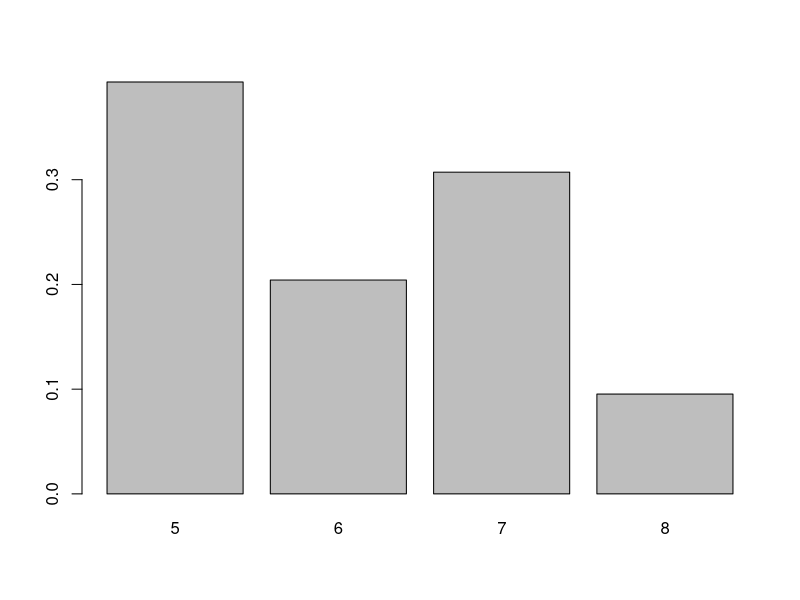
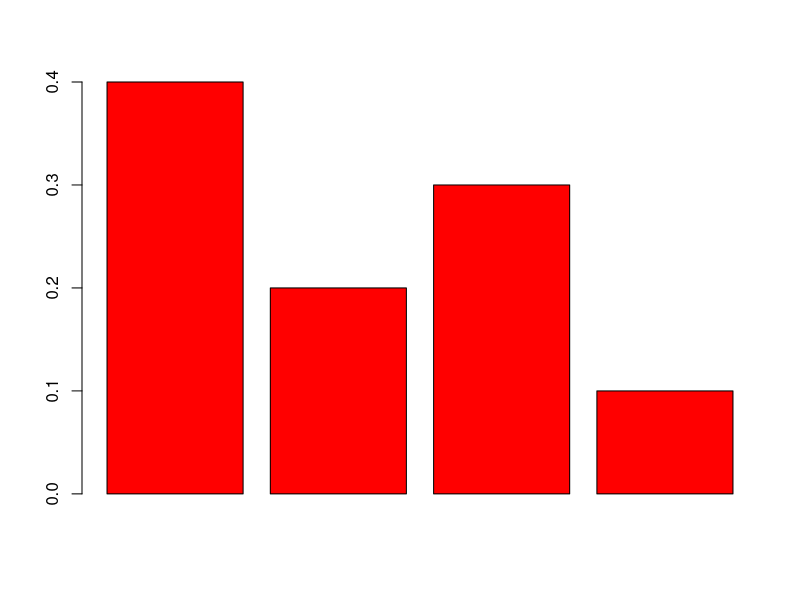
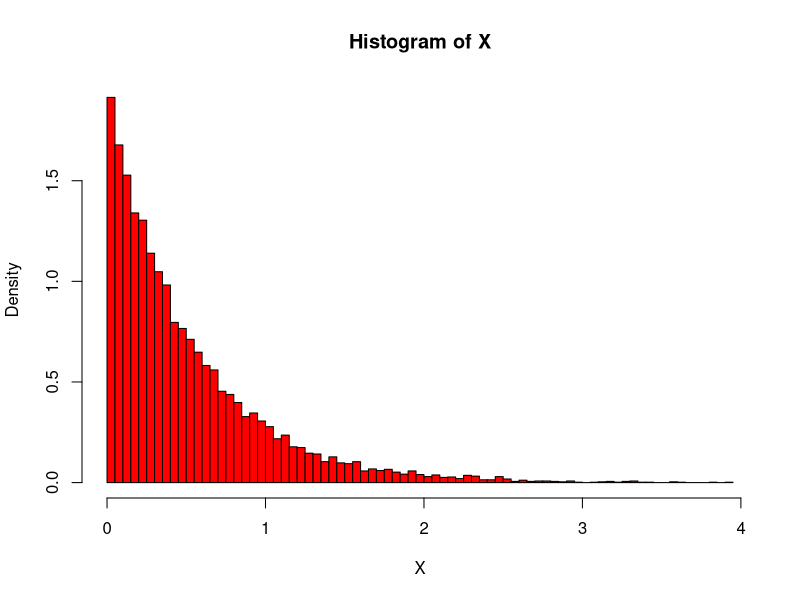
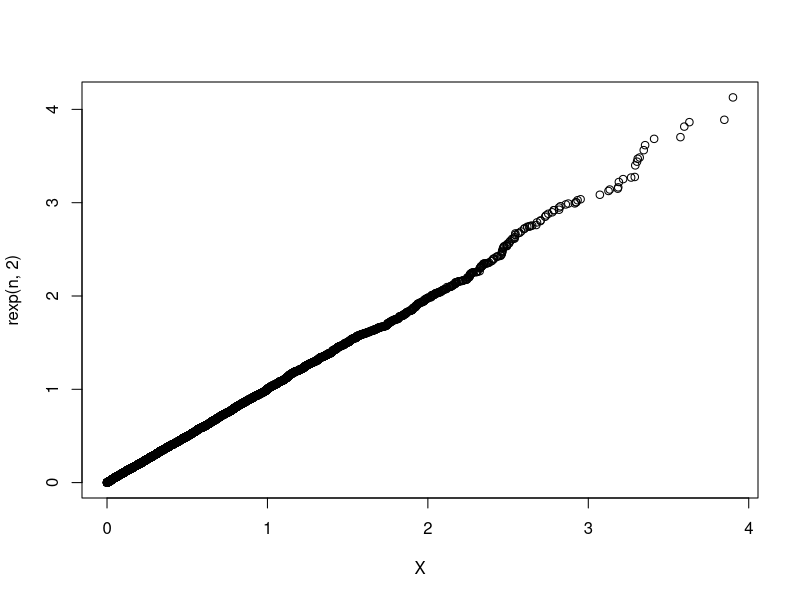
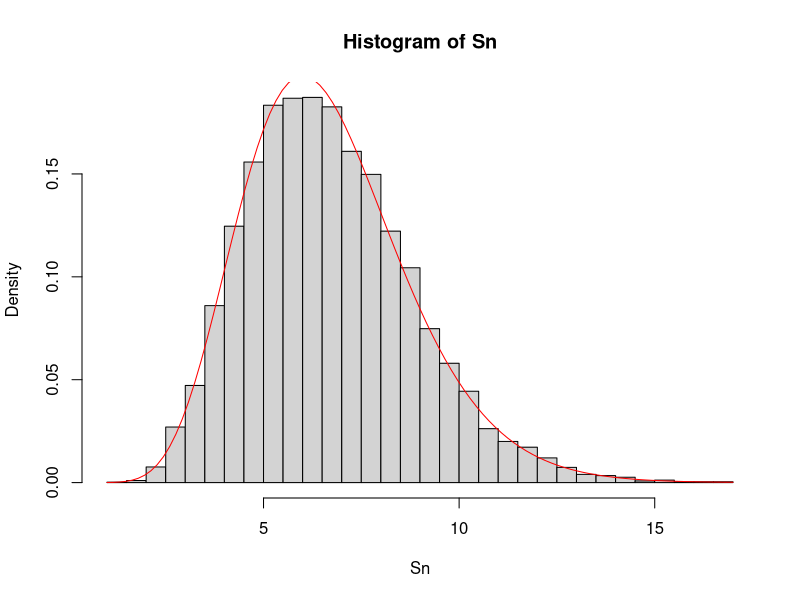
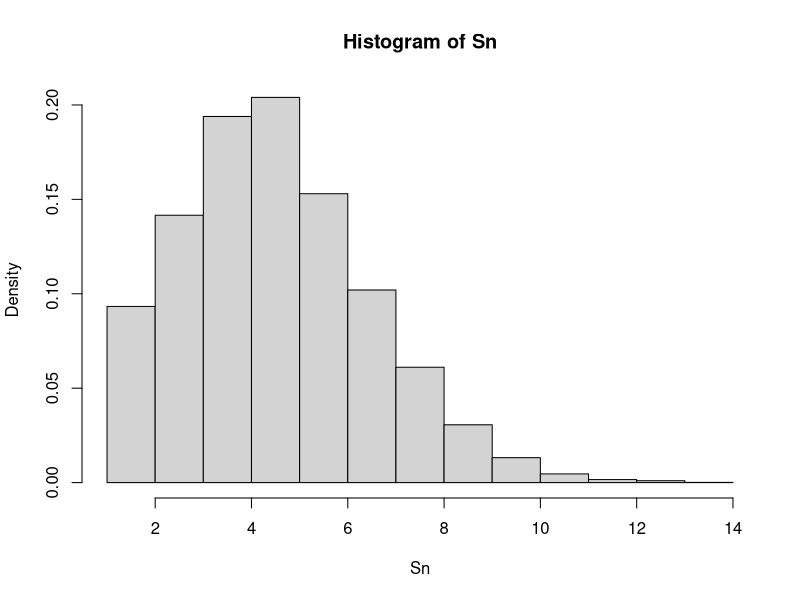
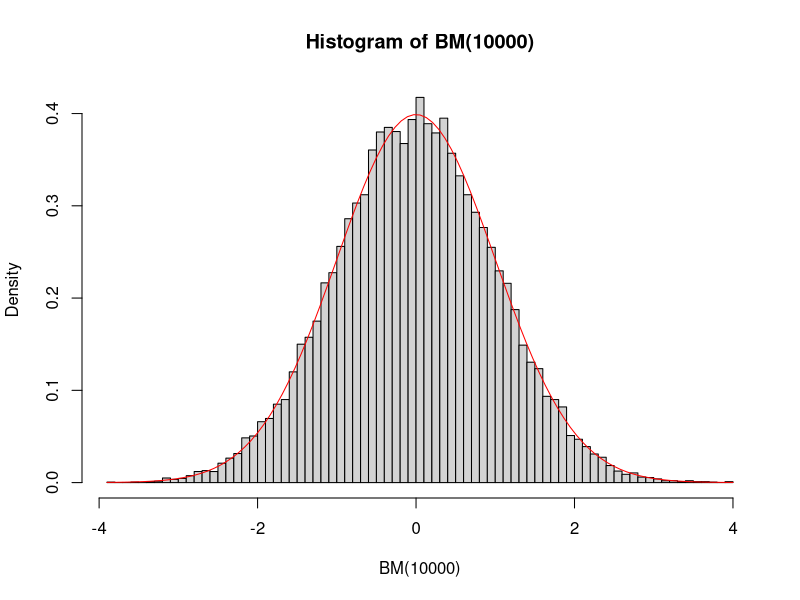
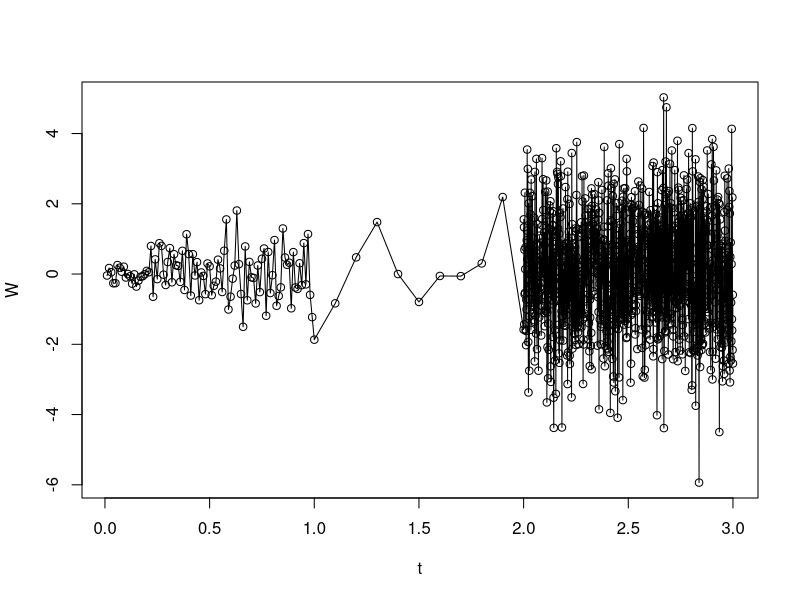

Write the R code that produced these figures, in order. (Note: a time limit stopped this script after it produced the figures.)
## ---- chunk 1
knitr::opts_chunk$set(echo = TRUE)
## ---- chunk 2
X <- runif(10000)
X <- 5*(X<=0.4) + 6*(0.4<X & X<=0.6) + 7*(0.6<X & X<=0.9) + 8*(0.9<X)
## ---- chunk 3
Y <- table(X)
V <- c(0.4,0.2,0.3,0.1)

barplot(Y/length(X))
barplot(V, col = 'red')
## ---- chunk 4
n <- 10000
Y <- runif(n)
X <- -1/2 * log(1-Y)
hist(X, breaks = 100,freq = FALSE,col='red')
qqplot(X,rexp(n,2))
## ---- chunk 5
lambda <- 1.5
n <- 10000
Sn <- numeric(n)

for (i in 1:n){
  p <- 1
  X <- -1/lambda * log(1- runif(10))
  Sn[i] <- sum(X)
}
hist(Sn, breaks = 50,freq = FALSE)
curve(dgamma(x,shape = 10,rate = lambda),add = TRUE, col = "red")
## ---- chunk 6
lambda <- 4
n <- 10000
Sn <- numeric(n)

for (i in (1:n)){
  p <- 1
  X <- -1/lambda * log(1- runif(1))
  while(X<=1){
    p <- p+1
    X <- X - 1/lambda * log(1- runif(1))
  }
  Sn[i] <- p
  p <- 1
}
hist(Sn,freq = FALSE)
## ---- chunk 7
BM <- function(n){
  U1 = runif(n)
  U2 = runif(n)
  return(c(sqrt(-2*log(U1)) * cos(2*pi*U2),sqrt(-2*log(U1)) * sin(2*pi*U2)))
}

hist(BM(10000), freq = FALSE, breaks = 100) 
curve(dnorm(x),add = TRUE, col = 'red')
## ---- chunk 8
n <- 1:1110

W0 <- 0
Brownian <- function(i) {
 return( (i >= 1 & i <= 100)*(i/100) + (i>=101 & i<=110)*(1 + (i-100)/10) + (i>=111 & i<=1110)*(2 + (i-110)/1000) ) 
}

t <- Brownian(n)
W <- W0 + sqrt(t) * rnorm(1110)
plot(t,W,type= "o")
## ---- chunk 9
n = 10000
f <- function(x){
  return(2/pi * sqrt(1-x**2) * (-1<=x & x <= 1))
}

M <- 4/pi
g <- function(x){
  return(1/2 * (-1<=x & x <= 1))
}

Y = NULL
while (length(Y) < n) {
  U <- runif(n)
  X <- runif(n,-1,1)
  fx <- f(X)
  gx <- g(X)
  Y <-append( Y , X[U <= fx/(M * gx)])
}

t <- seq(-1,1,1/n)


hist(Y, freq = FALSE)
lines(t,f(t),col="red")
## ---- chunk 10
n = 10000
f <- function(x,y){
  return(1/pi * (x**2+y**2 <= 1))
}

M <- 4/pi
g <- function(x,y){
  return(1/4 * (-1<=x & x <= 1) * (-1<=y & y <= 1))
}

x <- NULL
y <- NULL

while (length(x) < n) {
  U <- runif(1)
  X <- runif(1,-1,1)
  Y <- runif(1,-1,1)
  fx <- f(X,Y)
  gx <- g(X,Y)
  x <-append(x , X[U <= fx/(M * gx)])
  y <-append(y , Y[U <= fx/(M * gx)])
}

plot(x,y)
## ---- chunk 11

f <- function(x,b,mean,sd){
  return(
    1/(sqrt(2*pi*sd**2)*pnorm((mean - b)/sd))*exp(-1/2 * (mean - x)^2/sd**2) * (x>=b))
}

n <- 10000
mean <- 0
sd <- 2
b <- 2

M <- 1/pnorm((mean - b)/sd)
g <- function(x,mean,sd){
  return(1/sqrt(2*pi*sd**2)*exp(-1/2 * (mean - x)^2/sd**2))
}

x = numeric(0)
while (length(x) < n) {
  U <- runif(1)
  X <- rnorm(1,mean,b)
  x <- append(x, X[U <= (f(X, b, mean, sd) / (M * g(X, mean, sd)))])
}

t <- seq(b,8,0.01)

hist(x, freq = FALSE, breaks = 50)
lines(t, f(t, b, mean, sd), col=rgb(180/255, 50/255, 213/255))
## ---- chunk 12

f2 <- function(x,b,lam){
  return(-lam * exp(-lam*(x-b))*(x>=b))
}

n <- 10000
mean <- 0
sd <- 2
b <- 2
lam <- 2

M2 <- exp(lam*b)
g2 <- function(x,b,lam){
  return(rexp(lam)+b)
}

x = numeric(0)
while (length(x) < n) {
  U <- runif(1)
  X <- rnorm(1,mean,b)
  x <- append(x, X[U <= (f2(X, b, lam) / (M2 * g2(X, b, lam)))])
}

t <- seq(b,8,0.01)

hist(x, freq = FALSE, breaks = 50)
lines(t, f2(t,b,lam), col=rgb(180/255, 50/255, 213/255))
